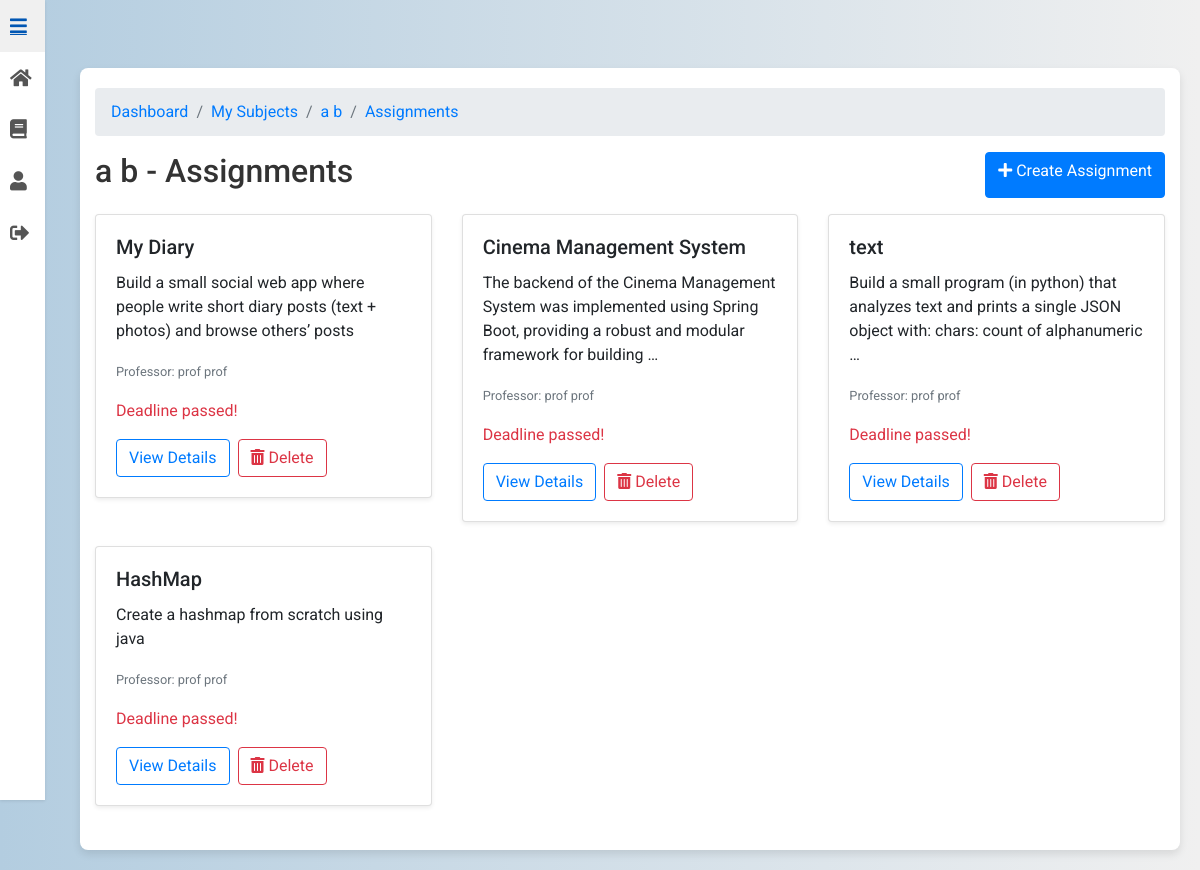
Page /assignments/45/ (signed in) on the committed database.
### subjects/models.py (models this page shows, shortened)
class Subject(models.Model):
    name = models.CharField(max_length=100)
    professor = models.ForeignKey(
        CustomUser,
        limit_choices_to={"role": "professor"},
        on_delete=models.CASCADE,
        editable=False,
    )
    description = models.TextField(blank=True)
    class Meta:
        ordering = ["name"]

### assignments/models.py (models this page shows, shortened)
class Assignment(models.Model):
    title = models.CharField(max_length=255)
    description = models.TextField()
    subject = models.ForeignKey(Subject, related_name="assignments", on_delete=models.CASCADE)
    professor = models.ForeignKey(CustomUser, limit_choices_to={'role': 'professor'}, on_delete=models.CASCADE)
    due_date = models.DateTimeField()
    file = models.FileField(upload_to=assignment_upload_path, blank=True, null=True)
    autograde_enabled = models.BooleanField(default=True)
    autograde_max_tokens = models.PositiveIntegerField(default=16000)
    autograde_leniency = models.PositiveIntegerField(default=5)
    autograde_weight_runtime = models.FloatField(default=0.7)
    autograde_weight_rubric = models.FloatField(default=0.3)
    autograde_job_scheduled = models.BooleanField(default=False)
    autograde_done_at = models.DateTimeField(blank=True, null=True)
    created_at = models.DateTimeField(auto_now_add=True)
    updated_at = models.DateTimeField(auto_now=True)

### users/models.py (models this page shows, shortened)
class CustomUser(AbstractUser):
    ROLE_CHOICES = [
        ('student', 'Student'),
        ('professor', 'Professor')
    ]
    role = models.CharField(max_length=10, choices=ROLE_CHOICES)
    institution = models.ForeignKey('Institution', on_delete=models.SET_NULL, null=True, blank=True)

### assignments/views.py (the view, shortened to what this page needs)
# urls.py: path("<int:subject_id>/", views.AssignmentListView.as_view(), name="assignment_list"),
class AssignmentListView(LoginRequiredMixin, BreadcrumbMixin, ListView):
    model = Assignment
    template_name = "assignment_list.html"
    context_object_name = "assignments"
    subject: Subject | None = None  # set in get_queryset
    def get_queryset(self):
        self.subject = get_object_or_404(Subject, pk=self.kwargs["subject_id"])
        if not (_is_owner_prof(self.request.user, self.subject) or _is_enrolled(self.request.user, self.subject)):
            return Assignment.objects.none()
        return (
            Assignment.objects.filter(subject=self.subject)
            .select_related("professor")
            .order_by("-due_date", "title")
        )
    def get_breadcrumbs(self):
        return [
            ("Dashboard", DASHBOARD_URL),
            ("My Subjects", reverse_lazy("subjects:my_subjects")),
            (self.subject.name, reverse_lazy("subjects:subject_detail", kwargs={"pk": self.subject.pk})),
            ("Assignments", self.request.path),
        ]
    def get_context_data(self, **kwargs):
        ctx = super().get_context_data(**kwargs)
        user = self.request.user
        ctx["subject"] = self.subject
        ctx["can_manage"] = _is_owner_prof(user, self.subject)
        ctx["breadcrumbs"] = self.get_breadcrumbs()
        return ctx

### UniGrading/mixin.py (called while the page is built)
    def get_context_data(self, **kwargs):
        context = super().get_context_data(**kwargs)
        context["breadcrumbs"] = self.get_breadcrumbs()
        return context

### assignments/views.py (called while the page is built)
def _is_owner_prof(user, subject: Subject) -> bool:
    return getattr(user, "role", None) == "professor" and subject.professor_id == user.id

### assignments/templates/assignment_list.html (shortened to what this page needs)
{% extends 'base.html' %}
{% load static %}
{% load view_breadcrumbs %}
{% block content %}
<div class="container mt-5">
  <nav aria-label="breadcrumb">
    <ol class="breadcrumb">
      {% for name, url in breadcrumbs %}
        <li class="breadcrumb-item"><a href="{{ url }}">{{ name }}</a></li>
      {% endfor %}
    </ol>
  </nav>
  <div class="d-flex justify-content-between mb-3">
    <h2>{{ subject.name }} - Assignments</h2>
    {% if user.role == "professor" %}
      <a href="{% url 'assignments:create_assignment' subject.pk %}" class="btn btn-primary">
        <i class="fas fa-plus"></i> Create Assignment
      </a>
    {% endif %}
  </div>
  <div class="row">
    {% for assignment in assignments %}
      <div class="col-md-4">
        <div class="card mb-4 shadow-sm">
          <div class="card-body">
            <h5 class="card-title">{{ assignment.title }}</h5>
            <p class="card-text">{{ assignment.description|truncatewords:20 }}</p>
            <p class="card-text">
              <small class="text-muted">
                Professor: {{ assignment.professor.get_full_name|default:assignment.professor.email }}
              </small>
            </p>
            <p class="card-text text-danger" id="countdown-{{ assignment.pk }}">
            </p>
            <div class="d-flex flex-wrap align-items-center">
              <a href="{% url 'assignments:assignment_detail' assignment.pk %}" class="btn btn-outline-primary">
                View Details
              </a>
              {% if user.role == "professor" %}
                <button
                  type="button"
                  class="btn btn-outline-danger ml-2 delete-btn"
                  data-toggle="modal"
                  data-target="#deleteModal"
                  data-delete-url="{% url 'assignments:delete_assignment' assignment.pk %}"
                  data-assignment-title="{{ assignment.title }}"
                >
                  <i class="fas fa-trash-alt"></i> Delete
                </button>
              {% endif %}
            </div>
          </div>
        </div>
      </div>
    {% empty %}
      <div class="col-12">
        <p class="text-muted text-center">No assignments available.</p>
      </div>
    {% endfor %}
  </div>
</div>
{% endblock %}

### static/css/styles.css (style rules this page uses)
body { font-family: 'Roboto', sans-serif; background: linear-gradient(to right, #b3cde0, #f0f0f0); margin: 0; padding: 0; display: flex; justify-content: center; align-items: center; min-height: 100vh; }
.container { background-color: #ffffff; padding: 20px; border-radius: 8px; box-shadow: 0 4px 8px rgba(0, 0, 0, 0.1); max-width: 900px; width: 100%; animation: fadeIn 1s ease-in-out; }
h2 { text-align: center; color: #333333; margin-bottom: 20px; }
.card { transition: transform 0.3s, box-shadow 0.3s; }
button { padding: 10px; background-color: #66afe9; color: #ffffff; border: none; border-radius: 4px; cursor: pointer; transition: background-color 0.3s; }

### subjects/templates/base.html (style rules this page uses)
body { background: linear-gradient(to right, #b3cde0, #f0f0f0); margin: 0; padding: 0; font-family: 'Roboto', sans-serif; display: flex; }
.main-content > * { max-width: 100%; }

### rows in the picture
Subject: breadcrumbs "a b", name "a b"
Assignment: title "My Diary", description "Build a small social web app where people write short diary posts (text + photos) and browse others’ posts", professor.get_full_name "prof prof"
Assignment: title "Cinema Management System", description "The backend of the Cinema Management System was implemented using Spring Boot, providing a robust and modular framework for building …", professor.get_full_name "prof prof"
Assignment: title "text", description "Build a small program (in python) that analyzes text and prints a single JSON object with: chars: count of alphanumeric …", professor.get_full_name "prof prof"
Assignment: title "HashMap", description "Create a hashmap from scratch using java", professor.get_full_name "prof prof"

### other values in the picture
{{ name }} "Dashboard" "My Subjects" "Assignments"
